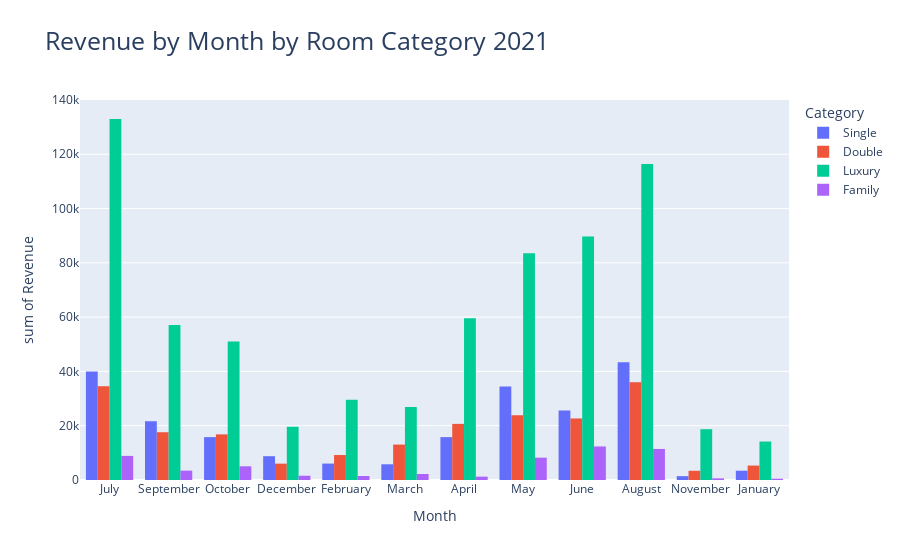

Notebook code cell kept with this figure:
### Code cell
fig6 = px.histogram(lodge, x='Month', y='Revenue', color='Category', barmode='group', title = 'Revenue by Month by Room Category 2021')
fig6.update_layout(title_font_size=25)
fig6.show()

### Figure 1 — Plotly figure (JSON) as saved in the notebook; plotly's stock layout.template omitted (floating-point values rounded to 4 significant figures; data arrays with more than 128 entries replaced by an {"elided": "..."} marker saying what was removed)
{"data": [{"alignmentgroup": "True", "bingroup": "x", "histfunc": "sum", "hovertemplate": "Category=Single<br>Month=%{x}<br>sum of Revenue=%{y}<extra></extra>", "legendgroup": "Single", "marker": {"color": "#636efa", "pattern": {"shape": ""}}, "name": "Single", "offsetgroup": "Single", "orientation": "v", "showlegend": true, "type": "histogram", "x": {"elided": "267 str values"}, "xaxis": "x", "y": {"elided": "267 float values"}, "yaxis": "y"}, {"alignmentgroup": "True", "bingroup": "x", "histfunc": "sum", "hovertemplate": "Category=Double<br>Month=%{x}<br>sum of Revenue=%{y}<extra></extra>", "legendgroup": "Double", "marker": {"color": "#EF553B", "pattern": {"shape": ""}}, "name": "Double", "offsetgroup": "Double", "orientation": "v", "showlegend": true, "type": "histogram", "x": {"elided": "355 str values"}, "xaxis": "x", "y": {"elided": "355 float values"}, "yaxis": "y"}, {"alignmentgroup": "True", "bingroup": "x", "histfunc": "sum", "hovertemplate": "Category=Luxury<br>Month=%{x}<br>sum of Revenue=%{y}<extra></extra>", "legendgroup": "Luxury", "marker": {"color": "#00cc96", "pattern": {"shape": ""}}, "name": "Luxury", "offsetgroup": "Luxury", "orientation": "v", "showlegend": true, "type": "histogram", "x": {"elided": "1122 str values"}, "xaxis": "x", "y": {"elided": "1122 float values"}, "yaxis": "y"}, {"alignmentgroup": "True", "bingroup": "x", "histfunc": "sum", "hovertemplate": "Category=Family<br>Month=%{x}<br>sum of Revenue=%{y}<extra></extra>", "legendgroup": "Family", "marker": {"color": "#ab63fa", "pattern": {"shape": ""}}, "name": "Family", "offsetgroup": "Family", "orientation": "v", "showlegend": true, "type": "histogram", "x": ["July", "October", "May", "June", "June", "August", "August", "August", "September", "September", "September", "October", "October", "December", "December", "December", "January", "February", "April", "May", "May", "May", "May", "May", "May", "June", "June", "June", "June", "July", "August", "August", "August", "November", "February", "February", "February", "March", "April", "May", "May", "June", "June", "July", "July", "September", "September", "October", "October", "October", "October", "November", "January", "January", "February", "March", "March", "March", "May", "June", "June", "June", "July", "July", "August", "August"], "xaxis": "x", "y": [1729.0, 228, 432, 1358, 179, 710.0, 966, 1872, 485.2, 757, 636, 655, 725.0, 388, 194, 991.0, 186, 372, 300, 640, 1560, 700, 630, 480, 1292, 2968, 656, 1855, 1123.0, 1399.0, 2110.0, 2040, 2271, 392, 113, 300, 316.8, 221, 938.4, 640, 637.8, 412, 0, 2034, 1470, 876, 698, 728, 1078, 897.0, 732, 210, 87.3, 186, 366, 315, 330, 1356.0, 1212, 1806, 920, 1076.0, 274, 1971, 708.3, 764], "yaxis": "y"}], "layout": {"autosize": true, "barmode": "group", "legend": {"title": {"text": "Category"}, "tracegroupgap": 0}, "title": {"font": {"size": 25}, "text": "Revenue by Month by Room Category 2021"}, "xaxis": {"anchor": "y", "autorange": true, "domain": [0, 1], "range": [-0.5, 11.5], "title": {"text": "Month"}, "type": "category"}, "yaxis": {"anchor": "x", "autorange": true, "domain": [0, 1], "range": [0, 140000.0], "title": {"text": "sum of Revenue"}, "type": "linear"}}}
